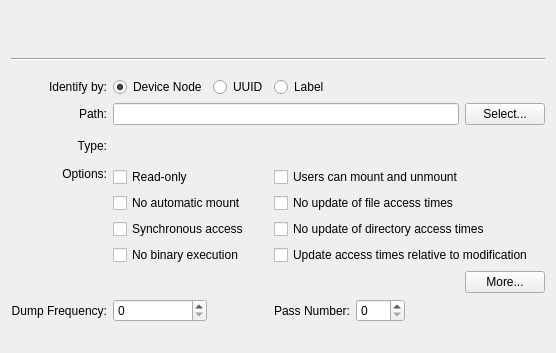
<?xml version="1.0" encoding="UTF-8"?>
<ui version="4.0">
 <class>EditMountPointDialogWidgetBase</class>
 <widget class="QWidget" name="EditMountPointDialogWidgetBase">
  <property name="geometry">
   <rect>
    <x>0</x>
    <y>0</y>
    <width>534</width>
    <height>353</height>
   </rect>
  </property>
  <layout class="QGridLayout" name="gridLayout">
   <item row="5" column="0">
    <widget class="QLabel" name="m_LabelPath">
     <property name="text">
      <string>Path:</string>
     </property>
     <property name="alignment">
      <set>Qt::AlignRight|Qt::AlignTrailing|Qt::AlignVCenter</set>
     </property>
     <property name="buddy">
      <cstring>m_EditPath</cstring>
     </property>
    </widget>
   </item>
   <item row="5" column="1" colspan="5">
    <widget class="KLineEdit" name="m_EditPath">
     <property name="sizePolicy">
      <sizepolicy hsizetype="Expanding" vsizetype="Fixed">
       <horstretch>3</horstretch>
       <verstretch>0</verstretch>
      </sizepolicy>
     </property>
    </widget>
   </item>
   <item row="5" column="6">
    <widget class="KPushButton" name="m_ButtonSelect">
     <property name="sizePolicy">
      <sizepolicy hsizetype="Minimum" vsizetype="Fixed">
       <horstretch>1</horstretch>
       <verstretch>0</verstretch>
      </sizepolicy>
     </property>
     <property name="text">
      <string>Select...</string>
     </property>
    </widget>
   </item>
   <item row="6" column="0">
    <widget class="QLabel" name="m_LabelType">
     <property name="text">
      <string>Type:</string>
     </property>
     <property name="alignment">
      <set>Qt::AlignRight|Qt::AlignTrailing|Qt::AlignVCenter</set>
     </property>
    </widget>
   </item>
   <item row="7" column="0">
    <widget class="QLabel" name="m_LabelOptions">
     <property name="text">
      <string>Options:</string>
     </property>
     <property name="alignment">
      <set>Qt::AlignRight|Qt::AlignTop|Qt::AlignTrailing</set>
     </property>
    </widget>
   </item>
   <item row="7" column="1" colspan="2">
    <widget class="QCheckBox" name="m_CheckReadOnly">
     <property name="text">
      <string>Read-only</string>
     </property>
    </widget>
   </item>
   <item row="7" column="3" colspan="4">
    <widget class="QCheckBox" name="m_CheckUsers">
     <property name="text">
      <string>Users can mount and unmount</string>
     </property>
    </widget>
   </item>
   <item row="8" column="1" colspan="2">
    <widget class="QCheckBox" name="m_CheckNoAuto">
     <property name="text">
      <string>No automatic mount</string>
     </property>
    </widget>
   </item>
   <item row="8" column="3" colspan="3">
    <widget class="QCheckBox" name="m_CheckNoAtime">
     <property name="text">
      <string>No update of file access times</string>
     </property>
    </widget>
   </item>
   <item row="9" column="1" colspan="2">
    <widget class="QCheckBox" name="m_CheckSync">
     <property name="text">
      <string>Synchronous access</string>
     </property>
    </widget>
   </item>
   <item row="9" column="3" colspan="4">
    <widget class="QCheckBox" name="m_CheckNoDirAtime">
     <property name="text">
      <string>No update of directory access times</string>
     </property>
    </widget>
   </item>
   <item row="10" column="1" colspan="2">
    <widget class="QCheckBox" name="m_CheckNoExec">
     <property name="text">
      <string>No binary execution</string>
     </property>
    </widget>
   </item>
   <item row="10" column="3" colspan="4">
    <widget class="QCheckBox" name="m_CheckRelAtime">
     <property name="text">
      <string>Update access times relative to modification</string>
     </property>
    </widget>
   </item>
   <item row="11" column="3" colspan="3">
    <spacer name="horizontalSpacer">
     <property name="orientation">
      <enum>Qt::Horizontal</enum>
     </property>
     <property name="sizeHint" stdset="0">
      <size>
       <width>195</width>
       <height>22</height>
      </size>
     </property>
    </spacer>
   </item>
   <item row="11" column="6">
    <widget class="KPushButton" name="m_ButtonMore">
     <property name="text">
      <string>More...</string>
     </property>
    </widget>
   </item>
   <item row="12" column="0">
    <widget class="QLabel" name="m_LabelDumpFreq">
     <property name="text">
      <string>Dump Frequency:</string>
     </property>
     <property name="alignment">
      <set>Qt::AlignRight|Qt::AlignTrailing|Qt::AlignVCenter</set>
     </property>
     <property name="buddy">
      <cstring>m_SpinDumpFreq</cstring>
     </property>
    </widget>
   </item>
   <item row="12" column="1">
    <widget class="QSpinBox" name="m_SpinDumpFreq"/>
   </item>
   <item row="12" column="2">
    <spacer name="horizontalSpacer_2">
     <property name="orientation">
      <enum>Qt::Horizontal</enum>
     </property>
     <property name="sizeHint" stdset="0">
      <size>
       <width>70</width>
       <height>23</height>
      </size>
     </property>
    </spacer>
   </item>
   <item row="12" column="3">
    <widget class="QLabel" name="m_LabelPassNumber">
     <property name="text">
      <string>Pass Number:</string>
     </property>
     <property name="alignment">
      <set>Qt::AlignRight|Qt::AlignTrailing|Qt::AlignVCenter</set>
     </property>
     <property name="buddy">
      <cstring>m_SpinPassNumber</cstring>
     </property>
    </widget>
   </item>
   <item row="12" column="4">
    <widget class="QSpinBox" name="m_SpinPassNumber"/>
   </item>
   <item row="12" column="5" colspan="2">
    <spacer name="horizontalSpacer_3">
     <property name="orientation">
      <enum>Qt::Horizontal</enum>
     </property>
     <property name="sizeHint" stdset="0">
      <size>
       <width>135</width>
       <height>23</height>
      </size>
     </property>
    </spacer>
   </item>
   <item row="0" column="0" colspan="7">
    <widget class="QLabel" name="m_LabelNameValue">
     <property name="font">
      <font>
       <weight>75</weight>
       <bold>true</bold>
      </font>
     </property>
     <property name="text">
      <string/>
     </property>
     <property name="alignment">
      <set>Qt::AlignCenter</set>
     </property>
    </widget>
   </item>
   <item row="6" column="1" colspan="2">
    <widget class="QLabel" name="m_LabelTypeValue">
     <property name="text">
      <string/>
     </property>
    </widget>
   </item>
   <item row="2" column="0" colspan="7">
    <widget class="Line" name="line">
     <property name="orientation">
      <enum>Qt::Horizontal</enum>
     </property>
    </widget>
   </item>
   <item row="1" column="0" colspan="7">
    <spacer name="verticalSpacer">
     <property name="orientation">
      <enum>Qt::Vertical</enum>
     </property>
     <property name="sizeType">
      <enum>QSizePolicy::Fixed</enum>
     </property>
     <property name="sizeHint" stdset="0">
      <size>
       <width>20</width>
       <height>10</height>
      </size>
     </property>
    </spacer>
   </item>
   <item row="3" column="0" colspan="7">
    <spacer name="verticalSpacer_2">
     <property name="orientation">
      <enum>Qt::Vertical</enum>
     </property>
     <property name="sizeType">
      <enum>QSizePolicy::Fixed</enum>
     </property>
     <property name="sizeHint" stdset="0">
      <size>
       <width>20</width>
       <height>10</height>
      </size>
     </property>
    </spacer>
   </item>
   <item row="13" column="0" colspan="7">
    <spacer name="verticalSpacer_3">
     <property name="orientation">
      <enum>Qt::Vertical</enum>
     </property>
     <property name="sizeType">
      <enum>QSizePolicy::Fixed</enum>
     </property>
     <property name="sizeHint" stdset="0">
      <size>
       <width>20</width>
       <height>20</height>
      </size>
     </property>
    </spacer>
   </item>
   <item row="4" column="1">
    <widget class="QRadioButton" name="m_RadioDeviceNode">
     <property name="text">
      <string>Device Node</string>
     </property>
     <property name="checked">
      <bool>true</bool>
     </property>
    </widget>
   </item>
   <item row="4" column="2">
    <widget class="QRadioButton" name="m_RadioUUID">
     <property name="text">
      <string>UUID</string>
     </property>
    </widget>
   </item>
   <item row="4" column="3">
    <widget class="QRadioButton" name="m_RadioLabel">
     <property name="text">
      <string>Label</string>
     </property>
    </widget>
   </item>
   <item row="4" column="0">
    <widget class="QLabel" name="label">
     <property name="text">
      <string>Identify by:</string>
     </property>
     <property name="alignment">
      <set>Qt::AlignRight|Qt::AlignTrailing|Qt::AlignVCenter</set>
     </property>
    </widget>
   </item>
  </layout>
 </widget>
 <customwidgets>
  <customwidget>
   <class>KPushButton</class>
   <extends>QPushButton</extends>
   <header>kpushbutton.h</header>
  </customwidget>
  <customwidget>
   <class>KLineEdit</class>
   <extends>QLineEdit</extends>
   <header>klineedit.h</header>
  </customwidget>
 </customwidgets>
 <connections/>
</ui>
